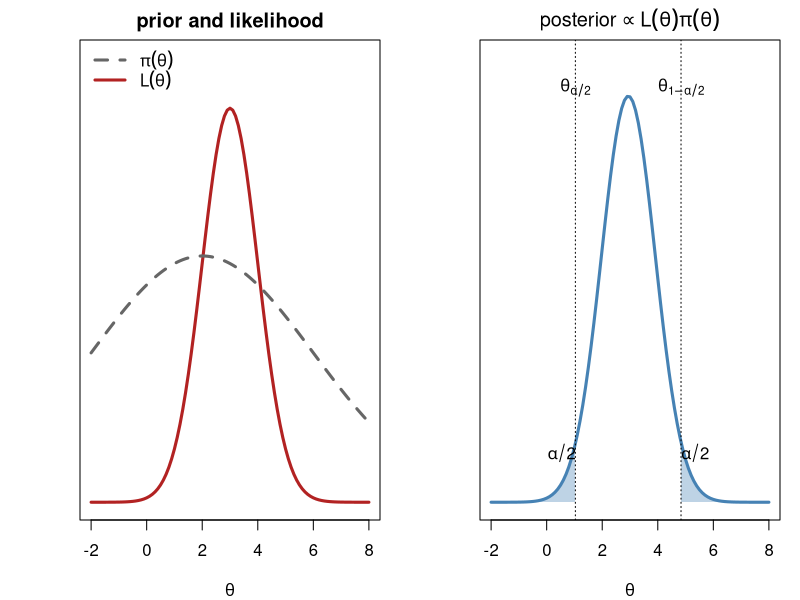
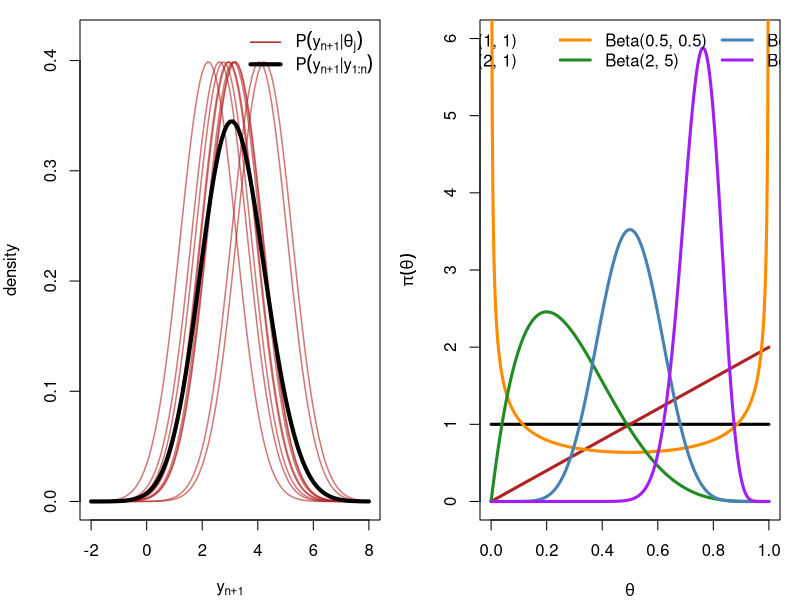
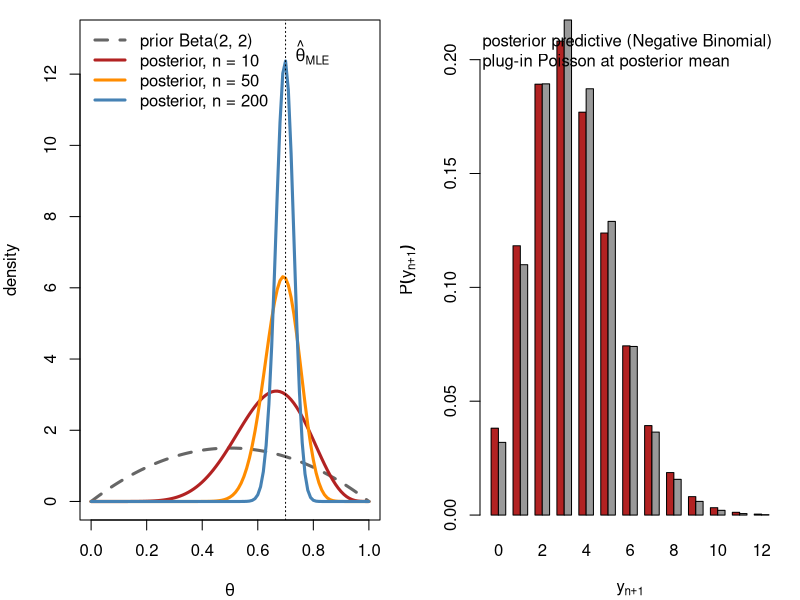
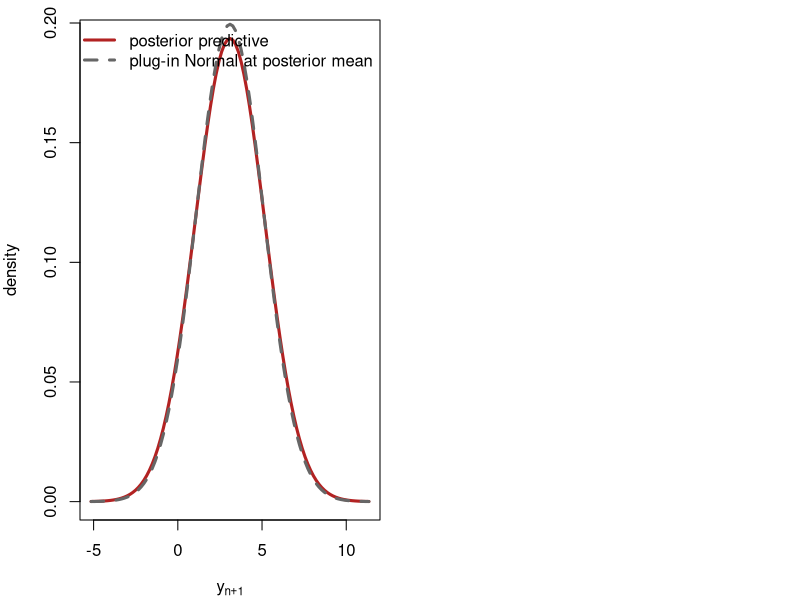

The R source for these figures, in order:
## ---- chunk 1
#| label: fig-prior-likelihood-posterior
#| fig-width: 10
#| fig-height: 4.6
#| fig-cap: "Left: a flat-ish prior $\\pi(\\theta)$ (dashed) and a likelihood
#|   $L(\\theta)$ (solid) that is much more concentrated — the data are far
#|   more informative than the prior here. Right: the posterior
#|   $\\propto L(\\theta)\\pi(\\theta)$, essentially the (renormalized)
#|   likelihood since the prior is so flat over the region where $L$ has
#|   mass. Shaded tails cut off $\\alpha/2$ of the posterior probability each,
#|   giving a $(1-\\alpha)$ credible interval $(\\theta_{\\alpha/2},\\theta_{1-\\alpha/2})$."
par(mfrow = c(1, 2), mar = c(4, 4, 2, 1))
L <- function(t) dnorm(t, 3, 1); pri <- function(t) dnorm(t, 2, 4) * 2.5
curve(L, -2, 8, lwd = 3, col = "firebrick", xlab = expression(theta), ylab = "", yaxt = "n",
      main = "prior and likelihood", ylim = c(0, 0.45))
curve(pri, add = TRUE, lwd = 3, col = "gray40", lty = 2)
legend("topleft", bty = "n", lwd = 3, lty = c(2, 1), col = c("gray40", "firebrick"),
       legend = c(expression(pi(theta)), expression(L(theta))))
post <- function(t) L(t) * pri(t); Z <- integrate(post, -10, 15)$value
pd <- function(t) post(t) / Z
curve(pd, -2, 8, lwd = 3, col = "steelblue", xlab = expression(theta), ylab = "", yaxt = "n",
      main = expression("posterior" %prop% L(theta) * pi(theta)), ylim = c(0, 0.45))
tt <- seq(-2, 8, length.out = 1000); cdf <- cumsum(pd(tt)) * diff(tt)[1]
q <- c(tt[which.min(abs(cdf - 0.025))], tt[which.min(abs(cdf - 0.975))])
for (side in 1:2) { xs <- if (side == 1) seq(-2, q[1], length.out = 100) else seq(q[2], 8, length.out = 100)
  polygon(c(xs, rev(xs)), c(pd(xs), rep(0, 100)), col = adjustcolor("steelblue", 0.35), border = NA) }
abline(v = q, lty = 3); text(q, 0.42, c(expression(theta[alpha/2]), expression(theta[1-alpha/2])))
text(q[1] - 0.5, 0.05, expression(alpha/2)); text(q[2] + 0.5, 0.05, expression(alpha/2))
## ---- chunk 2
#| label: fig-predictive
#| fig-width: 9
#| fig-height: 4.4
#| fig-cap: "Red: the sampling density $P(y_{n+1}\\mid\\theta_j)$ for ten
#|   posterior draws $\\theta_j\\sim N(3, 0.8^2)$. Black: their average, the
#|   posterior predictive density $P(y_{n+1}\\mid y_{1:n})$. The predictive
#|   is visibly wider than any single red curve — it inherits both the
#|   spread of $P(y_{n+1}\\mid\\theta)$ and the spread of the $\\theta_j$."
par(mar = c(4, 4, 1, 1)); J <- 10; th <- rnorm(J, 3, 0.8)
curve(dnorm(x, th[1]), -2, 8, col = adjustcolor("firebrick", 0.6), lwd = 1.5, ylim = c(0, 0.42),
      xlab = expression(y[n+1]), ylab = "density")
for (j in 2:J) curve(dnorm(x, th[j]), add = TRUE, col = adjustcolor("firebrick", 0.6), lwd = 1.5)
curve(sapply(x, function(v) mean(dnorm(v, th))), add = TRUE, lwd = 4)
legend("topright", bty = "n", lwd = c(1.5, 4), col = c("firebrick", "black"),
       legend = c(expression(P(y[n+1]*"|"*theta[j])), expression(P(y[n+1]*"|"*y[1:n]))))
## ---- chunk 3
#| label: fig-beta-priors
#| fig-width: 9
#| fig-height: 4.8
#| fig-cap: "Six Beta priors spanning flat, U-shaped, and concentrated shapes.
#|   Beta(1,1) is uniform; Beta(0.5,0.5) is U-shaped, favouring $\\theta$ near
#|   the boundaries; Beta(2,5) and Beta(30,10) are increasingly concentrated,
#|   at $\\theta\\approx2/7$ and $\\theta\\approx0.75$ respectively."
par(mar = c(4, 4, 1, 1))
pars <- list(c(1, 1), c(2, 1), c(0.5, 0.5), c(2, 5), c(10, 10), c(30, 10))
cols <- c("black", "firebrick", "darkorange", "forestgreen", "steelblue", "purple")
plot(NA, xlim = c(0, 1), ylim = c(0, 6), xlab = expression(theta), ylab = expression(pi(theta)))
for (k in seq_along(pars)) curve(dbeta(x, pars[[k]][1], pars[[k]][2]), add = TRUE, lwd = 3, col = cols[k], n = 501)
legend("top", bty = "n", lwd = 3, col = cols, ncol = 3,
       legend = sapply(pars, function(p) sprintf("Beta(%g, %g)", p[1], p[2])))
## ---- chunk 4
#| label: bb-example
a1 <- 1; a0 <- 1                 # Beta(1, 1): uniform prior
n_bb <- 10; y_bb <- 7            # 7 successes out of 10 trials
post_a1 <- a1 + y_bb; post_a0 <- a0 + (n_bb - y_bb)
bb_logmarg <- lbeta(post_a1, post_a0) - lbeta(a1, a0)   # log P(y), exact
bb_mean <- post_a1 / (post_a1 + post_a0)
bb_sd   <- sqrt(post_a1 * post_a0 / ((post_a1 + post_a0)^2 * (post_a1 + post_a0 + 1)))
bb_ci   <- qbeta(c(0.025, 0.975), post_a1, post_a0)
bb_pred_mean <- bb_mean                        # predictive: Bernoulli(bb_mean)
bb_pred_sd   <- sqrt(bb_pred_mean * (1 - bb_pred_mean))
## ---- chunk 5
#| label: tbl-bb-summary
#| tbl-cap: "Complete inference output, Beta(1,1) prior with n = 10, y = 7."
knitr::kable(data.frame(
  quantity = c("prior mean", "MLE ($y/n$)", "log marginal likelihood",
               "posterior distribution", "posterior mean", "posterior sd",
               "95% credible interval", "predictive distribution",
               "predictive mean", "predictive sd"),
  value = c(sprintf("%.3f", a1 / (a1 + a0)), sprintf("%.3f", y_bb / n_bb),
            sprintf("%.3f", bb_logmarg),
            sprintf("Beta(%d, %d)", post_a1, post_a0),
            sprintf("%.3f", bb_mean), sprintf("%.3f", bb_sd),
            sprintf("(%.3f, %.3f)", bb_ci[1], bb_ci[2]),
            sprintf("Bernoulli(%.3f)", bb_pred_mean),
            sprintf("%.3f", bb_pred_mean), sprintf("%.3f", bb_pred_sd))
), col.names = c("quantity", "value"))
## ---- chunk 6
#| label: fig-beta-posterior-narrowing
#| fig-width: 9
#| fig-height: 4.6
#| fig-cap: "Prior Beta(2,2) (dashed) and posteriors after $n=10,50,200$
#|   observations with $\\bar y=0.7$ held fixed. The posterior narrows at
#|   rate $1/\\sqrt n$ and moves onto the MLE as $n$ grows, exactly the
#|   $w\\to0$ argument above made visible."
par(mar = c(4, 4, 1, 1)); a1p <- 2; a0p <- 2; ybar <- 0.7
ns <- c(10, 50, 200); cols <- c("firebrick", "darkorange", "steelblue")
plot(NA, xlim = c(0, 1), ylim = c(0, 13), xlab = expression(theta), ylab = "density")
curve(dbeta(x, a1p, a0p), add = TRUE, lwd = 3, lty = 2, col = "gray40")
for (k in seq_along(ns)) curve(dbeta(x, a1p + ns[k] * ybar, a0p + ns[k] * (1 - ybar)), add = TRUE, lwd = 3, col = cols[k])
abline(v = ybar, lty = 3)
legend("topleft", bty = "n", lwd = 3, lty = c(2, 1, 1, 1), col = c("gray40", cols),
       legend = c("prior Beta(2, 2)", paste0("posterior, n = ", ns)))
text(ybar, 12.5, expression(hat(theta)[MLE]), pos = 4)
## ---- chunk 7
#| label: pg-example
alpha <- 2; beta <- 1                       # Gamma(2, 1) prior
set.seed(42)
n_pg <- 8; y_pg <- rpois(n_pg, 3)           # 8 counts from a true rate of 3
S_pg <- sum(y_pg)
post_alpha <- alpha + S_pg; post_beta <- beta + n_pg
pg_logmarg <- alpha * log(beta) - lgamma(alpha) + lgamma(post_alpha) -
  post_alpha * log(post_beta) - sum(lgamma(y_pg + 1))     # log P(y), exact
pg_mean <- post_alpha / post_beta
pg_sd   <- sqrt(post_alpha) / post_beta
pg_ci   <- qgamma(c(0.025, 0.975), post_alpha, post_beta)
pg_nb_prob   <- post_beta / (post_beta + 1)    # predictive: NegBin(post_alpha, pg_nb_prob)
pg_pred_mean <- pg_mean
pg_pred_sd   <- sqrt(pg_mean * (1 + 1 / post_beta))
## ---- chunk 8
#| label: tbl-pg-summary
#| tbl-cap: "Complete inference output, Gamma(2,1) prior, n = 8 Poisson counts."
knitr::kable(data.frame(
  quantity = c("data $y_{1:8}$", "sum $S$", "prior mean", "MLE ($S/n$)",
               "log marginal likelihood", "posterior distribution",
               "posterior mean", "posterior sd", "95% credible interval",
               "predictive distribution", "predictive mean", "predictive sd"),
  value = c(paste(y_pg, collapse = ", "), as.character(S_pg),
            sprintf("%.3f", alpha / beta), sprintf("%.3f", S_pg / n_pg),
            sprintf("%.3f", pg_logmarg),
            sprintf("Gamma(%d, %d)", post_alpha, post_beta),
            sprintf("%.3f", pg_mean), sprintf("%.3f", pg_sd),
            sprintf("(%.3f, %.3f)", pg_ci[1], pg_ci[2]),
            sprintf("NegBin(%d, %.3f)", post_alpha, pg_nb_prob),
            sprintf("%.3f", pg_pred_mean), sprintf("%.3f", pg_pred_sd))
), col.names = c("quantity", "value"))
## ---- chunk 9
#| label: fig-pg-predictive-dispersion
#| fig-width: 9
#| fig-height: 4.4
#| fig-cap: "Posterior predictive $P(y_{n+1}\\mid\\mathbf y)$ (Negative
#|   Binomial, red) against a plug-in Poisson at the posterior mean rate
#|   (gray). Same mean, but the predictive has heavier tails: the two bars
#|   noticeably diverge above $y_{n+1}=7$, and $V(y_{n+1}\\mid\\mathbf y)$
#|   exceeds the plug-in variance by the factor $1+1/(\\beta+n)=1.111$
#|   derived above."
ks <- 0:12
nb_prob <- post_beta / (post_beta + 1)
pred_nb     <- dnbinom(ks, size = post_alpha, prob = nb_prob)
pred_plugin <- dpois(ks, pg_mean)
par(mar = c(4, 4, 1, 1))
barplot(rbind(pred_nb, pred_plugin), beside = TRUE, col = c("firebrick", "gray60"),
        names.arg = ks, xlab = expression(y[n+1]), ylab = expression(P(y[n+1])))
legend("topright", bty = "n", fill = c("firebrick", "gray60"),
       legend = c("posterior predictive (Negative Binomial)", "plug-in Poisson at posterior mean"))
## ---- chunk 10
#| label: nn-example
sigma_nn <- 2                                  # known/fixed sigma
mu0 <- 0; kappa0 <- 1                          # N(0, sigma^2/1) prior
set.seed(123)
n_nn <- 15; y_nn <- rnorm(n_nn, 3, sigma_nn)   # 15 draws from a true mean of 3
ybar_nn <- mean(y_nn)
SS_nn <- sum((y_nn - ybar_nn)^2)
post_kappa <- kappa0 + n_nn
post_mu  <- (kappa0 * mu0 + n_nn * ybar_nn) / post_kappa
post_var <- sigma_nn^2 / post_kappa
post_sd  <- sqrt(post_var)
nn_ci    <- qnorm(c(0.025, 0.975), post_mu, post_sd)
nn_logmarg <- -n_nn / 2 * log(2 * pi * sigma_nn^2) + 0.5 * log(kappa0 / post_kappa) -
  SS_nn / (2 * sigma_nn^2) -
  kappa0 * n_nn * (mu0 - ybar_nn)^2 / (2 * sigma_nn^2 * post_kappa)   # log P(y), exact
pred_var <- post_var + sigma_nn^2              # predictive: N(post_mu, pred_var)
pred_sd  <- sqrt(pred_var)
## ---- chunk 11
#| label: tbl-nn-summary
#| tbl-cap: "Complete inference output, $N(0, \\sigma^2/1)$ prior with known
#|   $\\sigma=2$, n = 15."
knitr::kable(data.frame(
  quantity = c("prior mean", "MLE ($\\bar y$)", "log marginal likelihood",
               "posterior distribution", "posterior mean", "posterior sd",
               "95% credible interval", "predictive distribution",
               "predictive mean", "predictive sd"),
  value = c(sprintf("%.3f", mu0), sprintf("%.3f", ybar_nn),
            sprintf("%.3f", nn_logmarg),
            sprintf("N(%.3f, %.3f^2)", post_mu, post_sd),
            sprintf("%.3f", post_mu), sprintf("%.3f", post_sd),
            sprintf("(%.3f, %.3f)", nn_ci[1], nn_ci[2]),
            sprintf("N(%.3f, %.3f^2)", post_mu, pred_sd),
            sprintf("%.3f", post_mu), sprintf("%.3f", pred_sd))
), col.names = c("quantity", "value"))
## ---- chunk 12
#| label: fig-nn-predictive-dispersion
#| fig-width: 9
#| fig-height: 4.4
#| fig-cap: "Posterior predictive $N(\\mu_n, \\sigma^2(1+1/\\kappa_n))$ (red,
#|   solid) against a plug-in $N(\\mu_n,\\sigma^2)$ at the posterior mean
#|   (gray, dashed). Same mean, but the predictive is visibly wider — the
#|   extra spread is entirely the remaining posterior uncertainty about
#|   $\\mu$."
par(mar = c(4, 4, 1, 1)); pred_sd <- sqrt(post_var + sigma_nn^2)
curve(dnorm(x, post_mu, pred_sd), post_mu - 4 * pred_sd, post_mu + 4 * pred_sd,
      lwd = 3, col = "firebrick", xlab = expression(y[n+1]), ylab = "density")
curve(dnorm(x, post_mu, sigma_nn), add = TRUE, lwd = 3, lty = 2, col = "gray40")
legend("topright", bty = "n", lwd = 3, lty = c(1, 2), col = c("firebrick", "gray40"),
       legend = c("posterior predictive", "plug-in Normal at posterior mean"))
